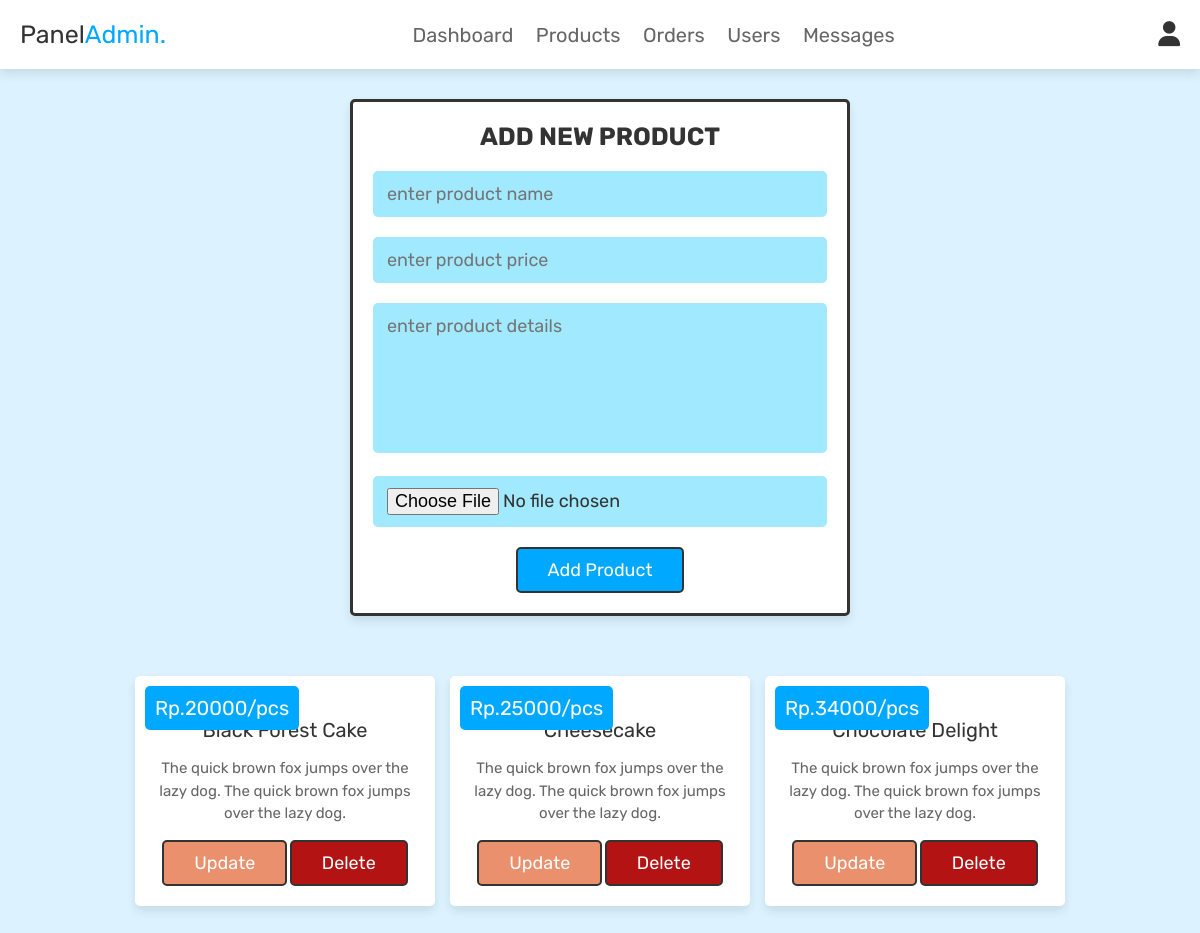
The app's page /admin_products.php (signed in) with its own data.
### tables this page shows
CREATE TABLE `products` (
  `id` int(100) NOT NULL,
  `name` varchar(100) NOT NULL,
  `details` varchar(500) NOT NULL,
  `price` int(100) NOT NULL,
  `image` varchar(100) NOT NULL
);

### admin_products.php (the view, shortened to what this page needs)
<?php
@include 'config.php';
?>
<!DOCTYPE html>
<html lang="en">
<head>
   <link rel="stylesheet" href="https://cdnjs.cloudflare.com/ajax/libs/font-awesome/6.5.1/css/all.min.css">
   <link rel="stylesheet" href="css/admin_style.css">
</head>
<body>
<?php @include 'admin_header.php'; ?>
<section class="add-products">
   <form action="" method="POST" enctype="multipart/form-data">
      <h3>add new product</h3>
      <input type="text" class="box" required placeholder="enter product name" name="name">
      <input type="number" min="0" class="box" required placeholder="enter product price" name="price">
      <textarea name="details" class="box" required placeholder="enter product details" cols="30" rows="10"></textarea>
      <input type="file" accept="image/jpg, image/jpeg, image/png" required class="box" name="image">
      <input type="submit" value="add product" name="add_product" class="btn">
   </form>
</section>
<section class="show-products">
   <div class="box-container">
      <?php
         $select_products = mysqli_query($conn, "SELECT * FROM `products`") or die('query failed');
         if(mysqli_num_rows($select_products) > 0){
            while($fetch_products = mysqli_fetch_assoc($select_products)){
      ?>
      <div class="box">
         <div class="price">Rp.<?php echo $fetch_products['price']; ?>/pcs</div>
         <div class="name"><?php echo $fetch_products['name']; ?></div>
         <div class="details"><?php echo $fetch_products['details']; ?></div>
         <a href="admin_update_product.php?update=<?php echo $fetch_products['id']; ?>" class="option-btn">update</a>
         <a href="admin_products.php?delete=<?php echo $fetch_products['id']; ?>" class="delete-btn" onclick="return confirm('delete this product?');">delete</a>
      </div>
      <?php
         }
      }else{
         echo '<p class="empty">no products added yet!</p>';
      }
      ?>
   </div>
</section>
</body>
</html>

### css/admin_style.css (style rules this page uses)
:root { --dark-blue: #0066d3; --blue:#00a9ff; --light-blue: #a0e9ff; --red:#b31312; --orange:#ea906c; --black:#333; --white:#fff; --light-color:#666; --light-white:#ccc; --light-bg:#dcf3ff; --border:.3rem solid var(--black); --border2:.2rem solid var(--black); --box-shadow:0 .5rem 1rem rgba(0,0,0,.1); }
* { font-family: 'Rubik', sans-serif; margin:0; padding:0; box-sizing: border-box; outline: none; border:none; text-decoration: none; transition:all .2s linear; }
html { font-size: 62.5%; overflow-x: hidden; scroll-behavior: smooth; scroll-padding-top: 6.5rem; }
body { background: var(--light-bg); }
section { padding:3rem 2rem; }
.btn, .delete-btn, .option-btn { display: inline-block; border-radius: .5rem; margin-top: 1rem; font-size: 1.8rem; color:var(--white); cursor: pointer; padding:1rem 3rem; text-transform: capitalize; }
.btn { background-color: var(--blue); border: var(--border2); }
.delete-btn { background-color: var(--red); border: var(--border2); }
.option-btn { background-color: var(--orange); border: var(--border2); }
.add-products form { max-width: 50rem; border-radius: .5rem; background-color: var(--white); border: var(--border); padding:2rem; text-align: center; margin:0 auto; box-shadow: var(--box-shadow); }
.add-products form h3 { font-size: 2.5rem; text-transform: uppercase; color:var(--black); margin-bottom: 1rem; }
.add-products form .box { width: 100%; margin:1rem 0; font-size: 1.8rem; color:var(--black); border-radius: .5rem; background-color: var(--light-blue); padding:1.2rem 1.4rem; border: 0; }
.add-products form textarea { height: 15rem; resize: none; }
.show-products .box-container { display: grid; grid-template-columns: repeat(auto-fit, 30rem); gap:1.5rem; align-items: flex-start; max-width: 1200px; margin: 0 auto; justify-content: center; }
.show-products .box-container .box { text-align: center; padding:2rem; border: 0; background-color: var(--white); box-shadow: var(--box-shadow); border-radius: .5rem; position: relative; }
.show-products .box-container .box .price { background-color: var(--blue); position: absolute; top:1rem; left:1rem; border-radius: .5rem; border: 0; color:var(--white); padding:1rem; font-size: 2rem; }
.show-products .box-container .box .name { margin:1rem 0; font-size: 2rem; color:var(--black); }
.show-products .box-container .box .details { line-height: 1.5; color:var(--light-color); font-size: 1.5rem; padding:.5rem 0; }

### records on screen
products: price "20000", name "Black Forest Cake", details "The quick brown fox jumps over the lazy dog. The quick brown fox jumps over the lazy dog."
products: price "25000", name "Cheesecake", details "The quick brown fox jumps over the lazy dog. The quick brown fox jumps over the lazy dog."
products: price "34000", name "Chocolate Delight", details "The quick brown fox jumps over the lazy dog. The quick brown fox jumps over the lazy dog."
